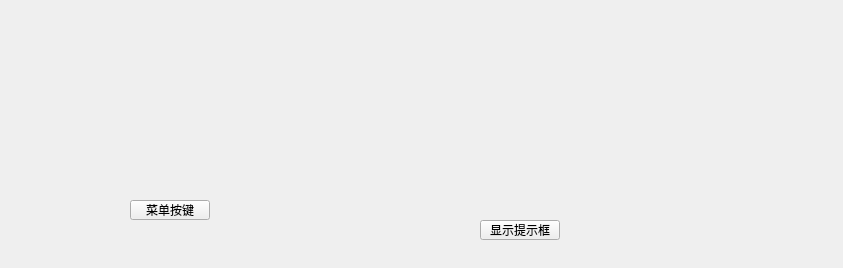
<?xml version="1.0" encoding="UTF-8"?>
<ui version="4.0">
 <class>comWidget</class>
 <widget class="QWidget" name="comWidget">
  <property name="geometry">
   <rect>
    <x>0</x>
    <y>0</y>
    <width>843</width>
    <height>268</height>
   </rect>
  </property>
  <property name="windowTitle">
   <string>comWidget</string>
  </property>
  <widget class="QPushButton" name="pushButton">
   <property name="geometry">
    <rect>
     <x>480</x>
     <y>220</y>
     <width>80</width>
     <height>20</height>
    </rect>
   </property>
   <property name="text">
    <string>显示提示框</string>
   </property>
  </widget>
  <widget class="QWidget" name="verticalLayoutWidget">
   <property name="geometry">
    <rect>
     <x>10</x>
     <y>10</y>
     <width>631</width>
     <height>101</height>
    </rect>
   </property>
   <layout class="QVBoxLayout" name="verticalLayout"/>
  </widget>
  <widget class="QPushButton" name="PB_TreatmentWay">
   <property name="geometry">
    <rect>
     <x>130</x>
     <y>200</y>
     <width>80</width>
     <height>20</height>
    </rect>
   </property>
   <property name="text">
    <string>菜单按键</string>
   </property>
  </widget>
 </widget>
 <layoutdefault spacing="6" margin="11"/>
 <resources/>
 <connections/>
</ui>
